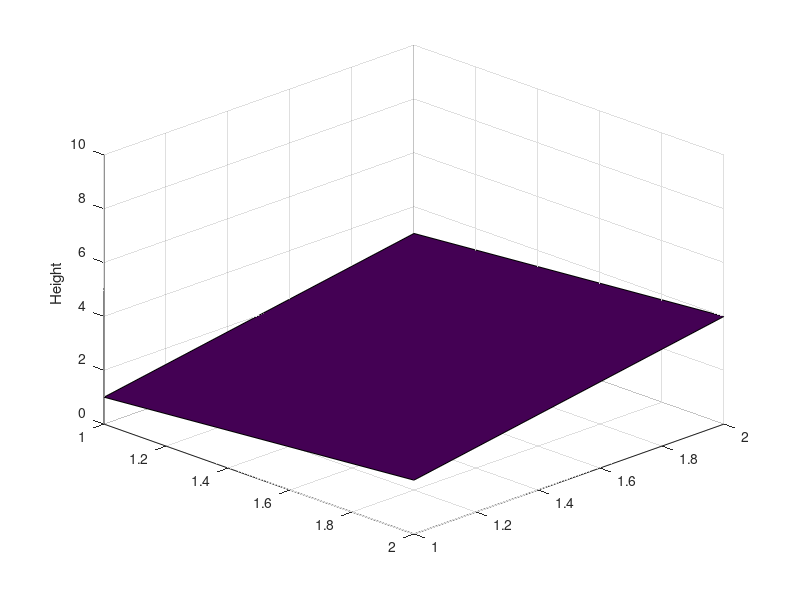

MATLAB code to generate this figure:
figure_handle = figure();
surf([1 2; 3 4]);
view(45, 30);
zlim([0 10]);
label_handle = zlabel('Height');
[azimuth, elevation] = view();

openmat_result = [ ...
    azimuth, elevation, zlim(), ...
    double(strcmp(get(gca(), 'ZLimMode'), 'manual')), ...
    double(strcmp(class(label_handle), 'matlab.graphics.primitive.Text')), ...
    double(strcmp(get(label_handle, 'String'), 'Height')) ...
];
close(figure_handle);
